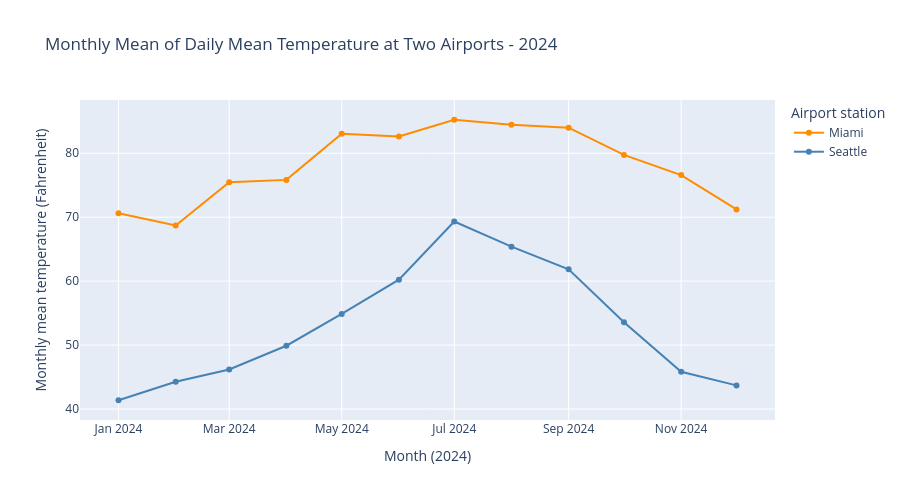

Notebook code for this chart:
### Markdown cell above
**Which two chart types will you use, and what part of the question should each make easier to answer? Specify the time, location, and quantitative encodings.**

Your answer: I will use a line chart and a location-by-month heatmap. Both use the same 24 monthly means in degrees Fahrenheit. The line chart uses month, temperature, and city color. The heatmap puts the two cities in rows, months in columns, and uses color for temperature. Location is shown by the station's city label rather than a map. This keeps the place and time comparisons together without needing map boundaries.

### Code cell
weather_line = px.line(
    weather_monthly_df, x="month", y="mean_temperature_f", color="city", markers=True,
    hover_data={"day_count": True, "mean_temperature_f": ":.2f"},
    color_discrete_map={"Miami": "darkorange", "Seattle": "steelblue"},
    labels={"month": "Month (2024)", "mean_temperature_f": "Monthly mean temperature (Fahrenheit)", "city": "Airport station", "day_count": "Days used"},
    title="Monthly Mean of Daily Mean Temperature at Two Airports - 2024"
)
weather_line.update_layout(height=500)
weather_line.show(renderer="notebook_connected+plotly_mimetype")

### Figure 1 — Plotly figure (JSON) as saved in the notebook; plotly's stock layout.template omitted (floating-point values rounded to 4 significant figures)
{"data": [{"customdata": [[31], [29], [31], [30], [31], [30], [31], [31], [30], [31], [30], [31]], "hovertemplate": "Airport station=Miami<br>Month (2024)=%{x}<br>Monthly mean temperature (Fahrenheit)=%{y:.2f}<br>Days used=%{customdata[0]}<extra></extra>", "legendgroup": "Miami", "line": {"color": "darkorange", "dash": "solid"}, "marker": {"symbol": "circle"}, "mode": "lines+markers", "name": "Miami", "orientation": "v", "showlegend": true, "type": "scatter", "x": ["2024-01", "2024-02", "2024-03", "2024-04", "2024-05", "2024-06", "2024-07", "2024-08", "2024-09", "2024-10", "2024-11", "2024-12"], "xaxis": "x", "y": [70.61, 68.71, 75.45, 75.83, 83.06, 82.63, 85.24, 84.45, 84.01, 79.74, 76.58, 71.21], "yaxis": "y"}, {"customdata": [[31], [29], [31], [30], [31], [30], [31], [31], [30], [31], [30], [31]], "hovertemplate": "Airport station=Seattle<br>Month (2024)=%{x}<br>Monthly mean temperature (Fahrenheit)=%{y:.2f}<br>Days used=%{customdata[0]}<extra></extra>", "legendgroup": "Seattle", "line": {"color": "steelblue", "dash": "solid"}, "marker": {"symbol": "circle"}, "mode": "lines+markers", "name": "Seattle", "orientation": "v", "showlegend": true, "type": "scatter", "x": ["2024-01", "2024-02", "2024-03", "2024-04", "2024-05", "2024-06", "2024-07", "2024-08", "2024-09", "2024-10", "2024-11", "2024-12"], "xaxis": "x", "y": [41.37, 44.27, 46.19, 49.89, 54.87, 60.22, 69.32, 65.39, 61.86, 53.57, 45.83, 43.69], "yaxis": "y"}], "layout": {"height": 500, "legend": {"title": {"text": "Airport station"}, "tracegroupgap": 0}, "title": {"text": "Monthly Mean of Daily Mean Temperature at Two Airports - 2024"}, "xaxis": {"anchor": "y", "domain": [0, 1], "title": {"text": "Month (2024)"}}, "yaxis": {"anchor": "x", "domain": [0, 1], "title": {"text": "Monthly mean temperature (Fahrenheit)"}}}}
